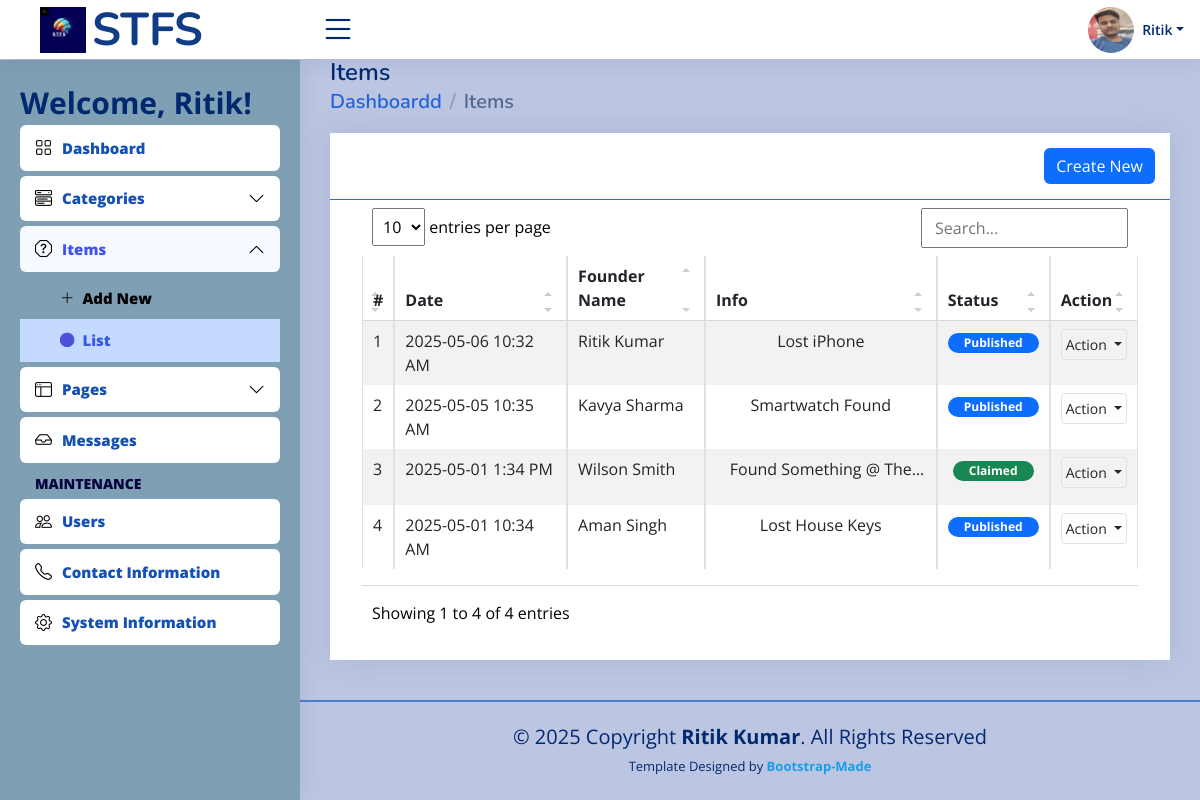
The app's page /admin/?page=items (signed in) with its own data.
### tables this page shows
CREATE TABLE `item_list` (
  `id` bigint(30) NOT NULL,
  `category_id` bigint(30) NOT NULL,
  `fullname` text NOT NULL,
  `title` text NOT NULL,
  `description` text NOT NULL,
  `contact` text NOT NULL,
  `image_path` text DEFAULT NULL,
  `status` tinyint(1) NOT NULL DEFAULT 0,
  `created_at` datetime NOT NULL DEFAULT current_timestamp(),
  `updated` datetime DEFAULT NULL ON UPDATE current_timestamp()
);

### admin/items/index.php (the view, shortened to what this page needs)
<div class="card card-outline rounded-0 card-navy">
	<div class="card-header ">
		<div class="card-tools d-flex justify-content-end">
			<a href="<?= base_url ?>admin?page=items/manage_item" id="create_new" class="btn btn-flat btn-primary bg-gradient-teal border-0 rounded00"><span class="fas fa-plus"></span>  Create New</a>
		</div>
	</div>
	<div class="card-body">
        <div class="container-fluid">
			<div class="table-responsive">
				<table class="table table-sm table-hover table-striped table-bordered" id="list">
					<colgroup>
						<col width="5%">
						<col width="20%">
						<col width="15%">
						<col width="35%">
						<col width="15">
						<col width="10%">
					</colgroup>
					<thead>
						<tr>
							<th>#</th>
							<th>Date </th>
							<th>Founder Name </th>
							<th>Info</th>
							<th>Status</th>
							<th>Action</th>
						</tr>
					</thead>
					<tbody>
						<?php
						$i = 1;
						$qry = $conn->query("SELECT *, COALESCE((SELECT name FROM `category_list` where `category_list`.`id` = `item_list`.`category_id`  ), 'N/A') as category from `item_list` order by abs(unix_timestamp(`created_at`)) desc ");
						while($row = $qry->fetch_assoc()):
						?>
							<tr>
								<td class="align-items-center text-center"><?php echo $i++; ?></td>
								<td class="align-items-center"><?php echo date("Y-m-d g:i A",strtotime($row['created_at'])) ?></td>
								<td class="align-items-center"><?= $row['fullname'] ?></td>
								<td class="align-items-center"><p class="text-center truncate-1" style="max-width:250px"><?= $row['title'] ?></p></td>
								<td class="align-items-center justify-content-center text-center">
									<?php if($row['status'] == 1): ?>
										<span class="badge bg-primary px-3 rounded-pill">Published</span>
									<?php elseif($row['status'] == 2): ?>
										<span class="badge bg-success px-3 rounded-pill">Claimed</span>
									<?php else: ?>
										<span class="badge bg-secondary px-3 rounded-pill">Pending</span>
									<?php endif; ?>
								</td>
								<td class="align-items-center" align="center">
									<div class="dropdown">
										<button type="button" class="btn btn-flat p-1 btn-default btn-sm border dropdown-toggle dropdown-icon" data-bs-toggle="dropdown">
												Action
										</button>
									</div>
								</td>
							</tr>
						<?php endwhile; ?>
					</tbody>
				</table>
			</div>
		</div>
	</div>
</div>

### assets/css/style.css (style rules this page uses)
:root { scroll-behavior: smooth; }
body { font-family: "Open Sans", sans-serif; background: #bcc6e2; color:black; }
a { color: #179ee6; text-decoration: none; }
.card { margin-bottom: 20px; border: none; border-radius: 5px; box-shadow: 0px 0 30px rgba(1, 41, 112, 0.1); }
.card-header, .card-footer { border-color: #3169db; background-color: #fff; color: #798eb3; padding: 15px; }
.card-body { padding: 0 20px 20px 20px; }

### assets/css/custom.css (style rules this page uses)
.truncate-1 { overflow: hidden; text-overflow: ellipsis; display: -webkit-box; -webkit-line-clamp: 1; -webkit-box-orient: vertical; }
.table-responsive { overflow-x: unset; }

### records on screen
item_list: created_at "2025-05-06 10:32 AM", fullname "Ritik Kumar", title "Lost iPhone", status "Published"
item_list: created_at "2025-05-05 10:35 AM", fullname "Kavya Sharma", title "Smartwatch Found", status "Published"
item_list: created_at "2025-05-01 1:34 PM", fullname "Wilson Smith", title "Found Something @…", status "Claimed"
item_list: created_at "2025-05-01 10:34 AM", fullname "Aman Singh", title "Lost House Keys", status "Published"

### other values on screen
$_settings->userdata('username') "Ritik"
$_settings->userdata('firstname') "Ritik"
str_replace(['_', '/'], ' ', ($pageSplit[1] ?? $page)) "Items"
